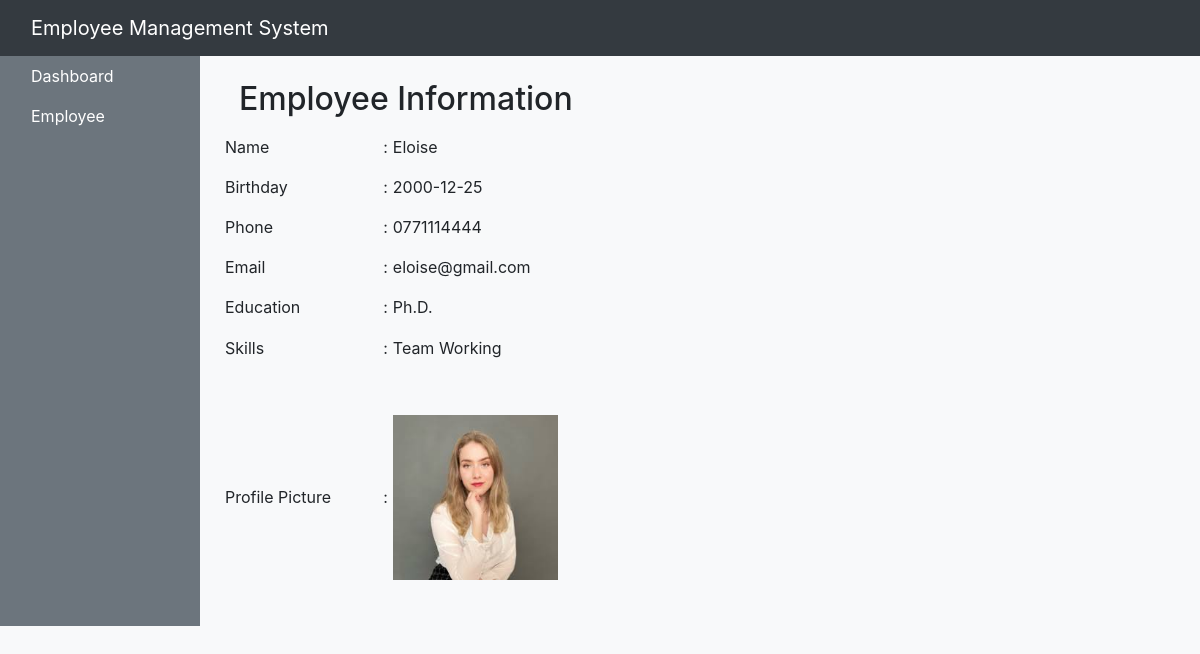
Screenshot of /SysComSolution/employee.php?eid=21 with the database file from the repository.
### tables this page shows
CREATE TABLE IF NOT EXISTS `employee` (
  `eid` int NOT NULL AUTO_INCREMENT,
  `Name` varchar(10) NOT NULL,
  `Birthday` varchar(50) NOT NULL,
  `Phone` varchar(10) NOT NULL,
  `Email` varchar(100) NOT NULL,
  `Education` varchar(255) NOT NULL,
  `Skills` varchar(255) NOT NULL,
  `ProfilePic` varchar(20) NOT NULL,
  PRIMARY KEY (`eid`)
);

### SysComSolution/employee.php (the view, shortened to what this page needs)
<?php
include 'config.php';
$eid = $_GET['eid'];
$sql = "SELECT * FROM employee WHERE eid = $eid";
$result = $conn->query($sql);
?>
<!DOCTYPE html>
<html lang="en">
<head>
    <link rel="stylesheet" href="https://maxcdn.bootstrapcdn.com/bootstrap/4.5.2/css/bootstrap.min.css">
</head>
<body class="bg-light">
        <?php
        include 'navbar.php'
        ?>
    <div class="container-fluid">
        <div class="row">
                <?php
                include 'sidebar.php'
                ?>
            <main class="col-md-9 ms-sm-auto col-lg-10 px-md-4">
                <div class="container mt-4">
                    <h2>Employee Information</h2>
                    <div class="row">
            <?php
                if ($result->num_rows > 0) {
                    while ($row = $result->fetch_assoc()) {
                    ?>
                    <form action="">
                        <table width="500" height="500">
                            <tr>
                                <td>Name</td>
                                <td>:</td>
                                <td><?php echo $row["Name"] ?></td>
                            </tr>
                            <tr>
                                <td>Birthday</td>
                                <td>:</td>
                                <td><?php echo $row["Birthday"] ?></td>
                            </tr>
                            <tr>
                                <td>Phone</td>
                                <td>:</td>
                                <td><?php echo $row["Phone"] ?></td>
                            </tr>
                            <tr>
                                <td>Email</td>
                                <td>:</td>
                                <td><?php echo $row["Email"] ?></td>
                            </tr>
                            <tr>
                                <td>Education</td>
                                <td>:</td>
                                <td><?php echo $row["Education"] ?></td>
                            </tr>
                            <tr>
                                <td>Skills</td>
                                <td>:</td>
                                <td><?php echo $row["Skills"] ?></td>
                            </tr>
                            <tr>
                                <td>Profile Picture</td>
                                <td>:</td>
                                <td>
                                    <div class="img-container w-50">
                                        <img src="<?php echo $row["ProfilePic"] ?>" alt="Profile Picture" class="img-fluid">
                                    </div>
                                </td>
                            </tr>
                        </table>
                    </form>
                    <?php
                    }
                } else {
                    echo "No records found";
                }
            ?>
            </main>
        </div>
    </div>
</body>
</html>

### rows the page displays
employee: Name "Eloise", Birthday "2000-12-25", Phone "0771114444", Email "eloise@gmail.com", Education "Ph.D.", Skills "Team Working", ProfilePic (picture)
